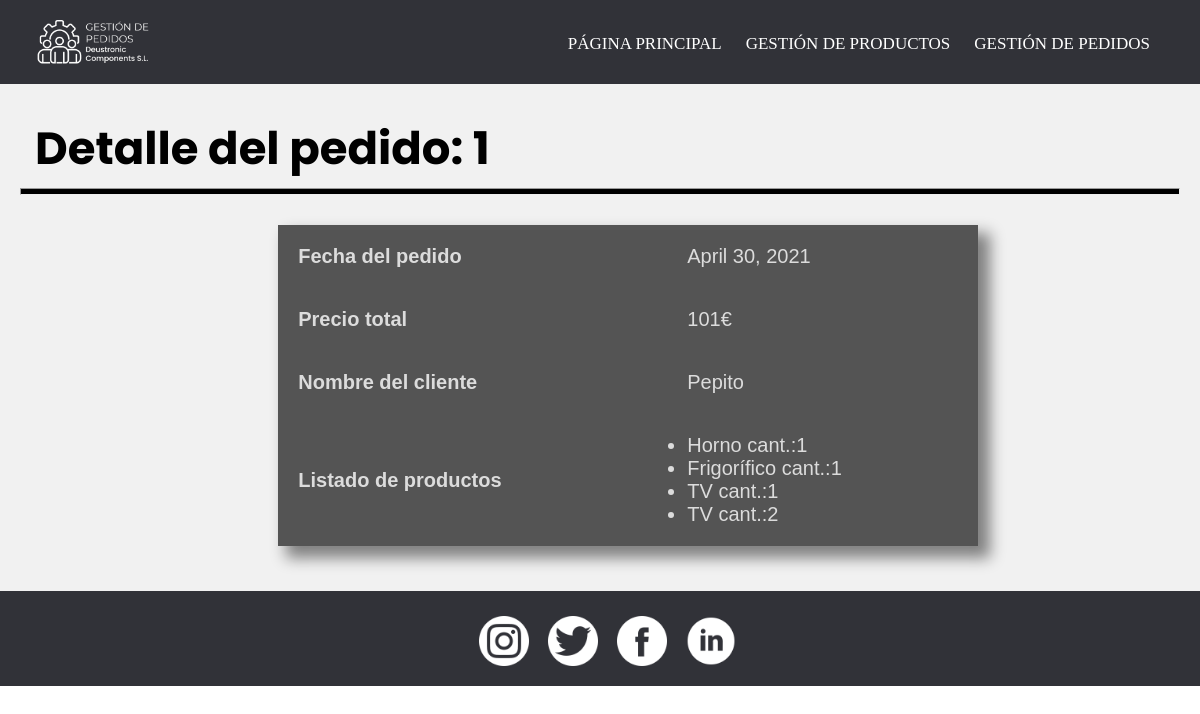
The page /gestionDePedidos/detallePedido/1/ on the database as committed earlier.
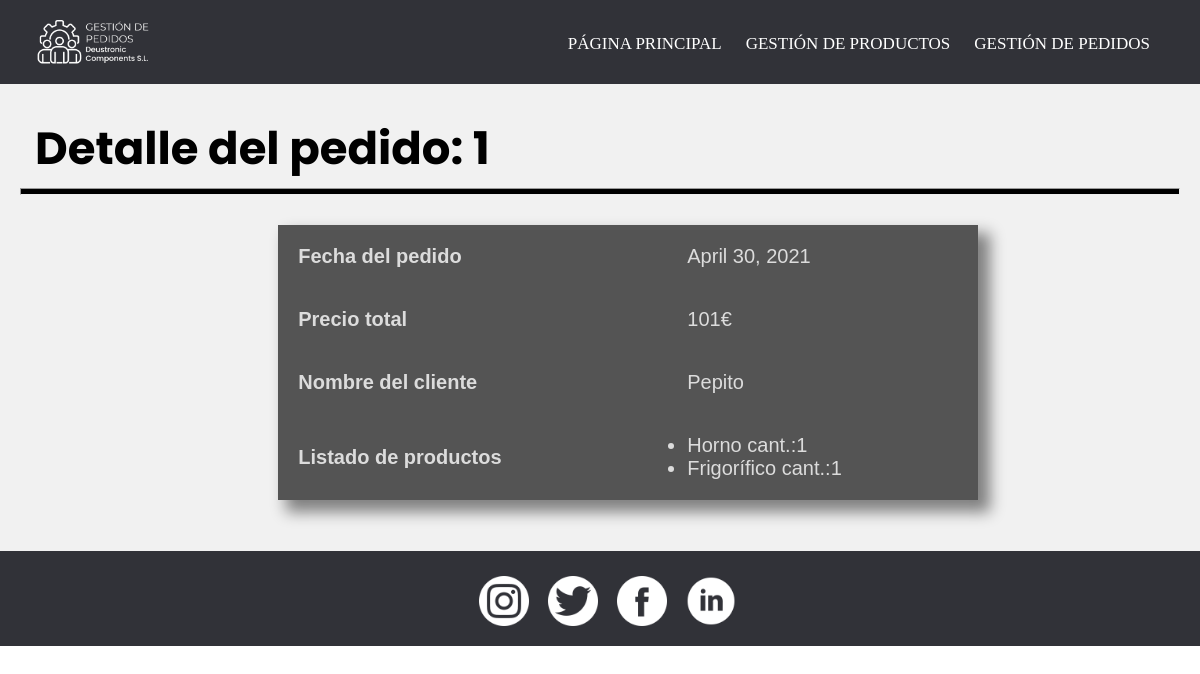
The same page on the database as committed later.
### appGestionDePedidos/models.py (models this page shows, shortened)
class Pedido(models.Model):
    fecha = models.DateField()
    precioTotal = models.IntegerField()
    cliente = models.ForeignKey(Cliente, on_delete=models.CASCADE) #para la recacion 1-n con cliente
    productos = models.ManyToManyField(Producto, through = 'Compone')#esto nos crea la tabla intermedia de la n-m invisible de pedido-producto

class Cliente(models.Model):
    cif = models.CharField(max_length=10)
    nombre = models.CharField(max_length=50)
    telefono = models.CharField(max_length=50)
    nombreEmpresa = models.CharField(max_length=50)
    email = models.EmailField(max_length=50)
    def __str__(self):
        return self.nombre

class Compone(models.Model):
    producto = models.ForeignKey(Producto, on_delete=models.CASCADE)
    pedido = models.ForeignKey(Pedido, on_delete=models.CASCADE)
    cantidad = models.IntegerField(default='1')

class Producto(models.Model):
    precio = models.IntegerField()
    nombre = models.CharField(max_length=50)
    descripcion = models.TextField(max_length=50)
    categoria = models.CharField(max_length=50)
    componentes = models.ManyToManyField(Componente, through = 'Consta') #esto nos crea la tabla intermedia de la n-m invisible producto-componente
    def __str__(self):
        return self.nombre

### appGestionDePedidos/views.py (the view)
# urls.py: path('detallePedido/<int:pk>/', PedidoDetailView.as_view(), name = 'detallePedido'),
class PedidoDetailView(DetailView):
        model = Pedido
        template_name = 'detallePedido.html'
        context_object_name = 'detalle_pedido'

### appGestionDePedidos/templates/detallePedido.html
{% extends "base.html" %}
{% load static %}
{% block content %}
    <header>
        <h2 class="pagSecundarias">Detalle del pedido: {{detalle_pedido.id}}</h2>
        <hr>
    </header>
    <div class="detalle">
        <table>
            <tr>
                <th>Fecha del pedido</th>
                <td>{{ detalle_pedido.fecha }}</td>
            </tr>
            <tr>
                <th>Precio total</th>
                <td>{{ detalle_pedido.precioTotal }}€</td>
            </tr>
            <tr>
                <th>Nombre del cliente</th>
                <td>{{ detalle_pedido.cliente }}</td>
            </tr>
            <tr>
                <th>Listado de productos</th>
                <td>
                    {% if detalle_pedido.compone_set.all %}
                        <ul>
                            {% for productos in detalle_pedido.compone_set.all %}
                                <li>{{productos.producto}} cant.:{{productos.cantidad}}</li>
                            {% endfor %}
                        </ul>
                    {% else %}
                        <h4>No se han asignado productos para este pedido</h4>
                        <p>Para añadir un producto haga click <a href="{% url 'anyadirProducto' %}">aquí</a></p>
                    {% endif %}
                </td>
            </tr>
        </table>
    </div>
{% endblock %}

### appGestionDePedidos/templates/base.html (shortened to what this page needs)
<!DOCTYPE html>
{% load static %}
<html lang="es">
<head>
    <link rel="stylesheet" href="{% static 'CSS/style.css' %}">
</head>
<body>
    <header>
        <div class="nav-fijado">
            <nav class="menu">
                <img src="{% static 'IMG/logo_nav.png' %}" alt="Logo" width="150px">
                <ul>
                    <li><a href="{% url 'pagPrincipal' %}">PÁGINA PRINCIPAL</a></li>
                    <li><a href="">GESTIÓN DE PRODUCTOS</a>
                    </li>
                    <li><a href="">GESTIÓN DE PEDIDOS</a>
                    </li>
                </ul>
            </nav>
        </div>
    </header>
    <main>
        {% block content %}{% endblock %}
    </main>
    <footer class="pie">
        <a href="https://www.instagram.com/?hl=es" title="Instagram"><img src="{% static 'IMG/instagram.png' %}" alt="Intagram" width="50px" height="50px"></a>
        <a href="https://twitter.com/?lang=es" title="Twitter"><img src="{% static 'IMG/twitter.png' %}"alt="Twitter" width="50px" height="50px"></a>
        <a href="https://es-es.facebook.com/" title="Facebook"><img src="{% static 'IMG/facebook.png' %}" alt="Facebook" width="50px" height="50px"></a>
        <a href="https://es.linkedin.com/" title="LinkedIn"><img src="{% static 'IMG/linkedin.png' %}" alt="LinkedIn" width="50px" height="50px"></a>
    </footer>
</body>
</html>

### appGestionDePedidos/static/CSS/style.css (style rules this page uses)
* { padding: 0; margin: 0; }
.nav-fijado { width: 100%; position: fixed; z-index: 1; border-bottom: 2px solid rgb(241, 241, 241); background-color: #313238; }
.menu { margin-left: auto; margin-right: auto; font-family: "calibri"; width: 100%; }
.menu img { float: left; padding-top: 0px; padding-left: 15px; padding-bottom: 0px; }
.menu ul { margin: auto; list-style: none; padding-right: 30px; float: right; }
.menu li { display: inline-block; }
.menu li a { color: white; text-decoration: none; padding-top: 34px; padding-right: 20px; font-size: 17px; transition: color 0.4s; display: block; }
.pie { background-color: #313238; height: 95px; width: 100%; text-align: center; clear: right; clear: left; }
.pie img { margin-left: 15px; margin-top: 25px; }
main { background-color: rgb(241, 241, 241); min-height: 521px; padding: 15px; }
main h2 { padding: 20px; font-family: "poppins", Arial, Helvetica, sans-serif; font-size: 45px; color: black; }
.pagSecundarias { padding-top: 100px; }
hr { margin: auto; margin-top: -15px; height: 5px; width: 99%; background-color: black; }
.detalle { padding: 30px; width: 55%; margin: auto; }
.detalle table { border-collapse: collapse; border-spacing: 0; box-shadow: 10px 10px 14px 2px rgba(0,0,0,0.47); font-family: "calibri", Verdana, Geneva, Tahoma, sans-serif; font-size: 20px; color: gainsboro; width: 700px; text-align: left; background-color: rgba(0, 0, 0, 0.65); }
.detalle tr { transition: background-color 1s; }
.detalle th, td { padding: 20px; }

Rows that differ between the two databases and show on the page:
removed Compone: producto "TV", cantidad "1"
removed Compone: producto "TV", cantidad "2"
